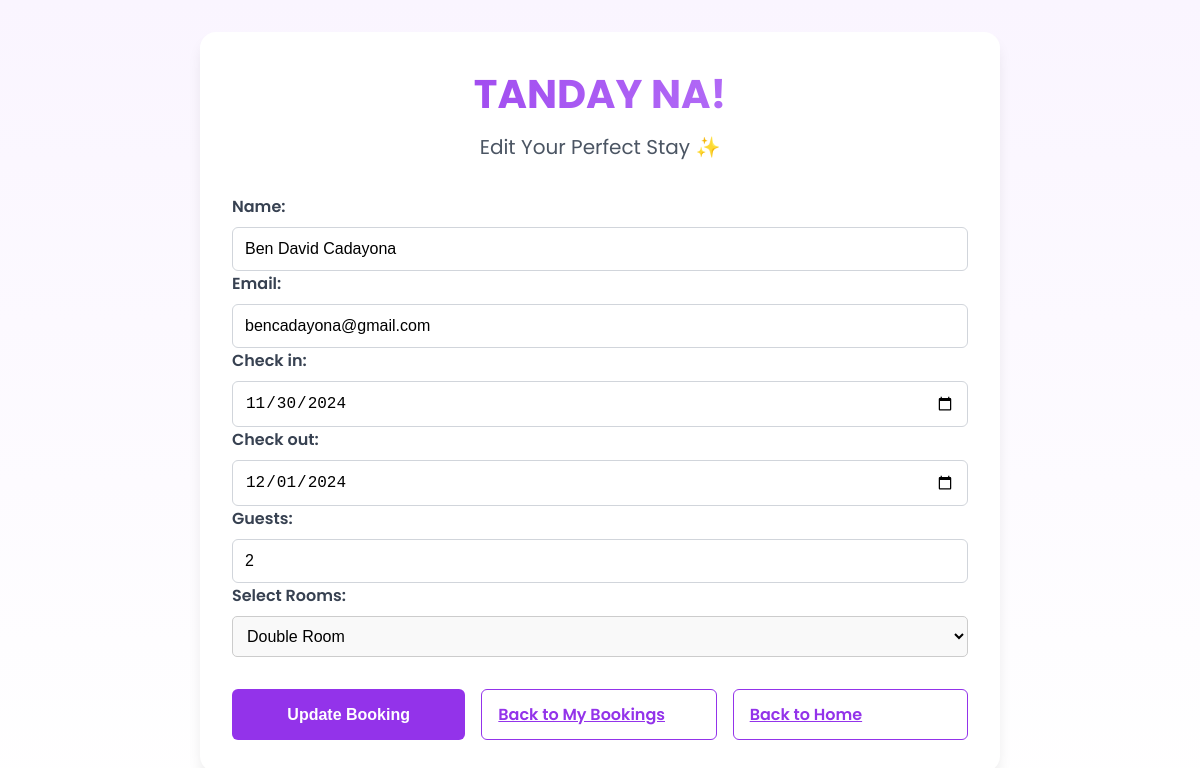
The page /edit_booking/11/ (signed in) on the database as committed earlier.
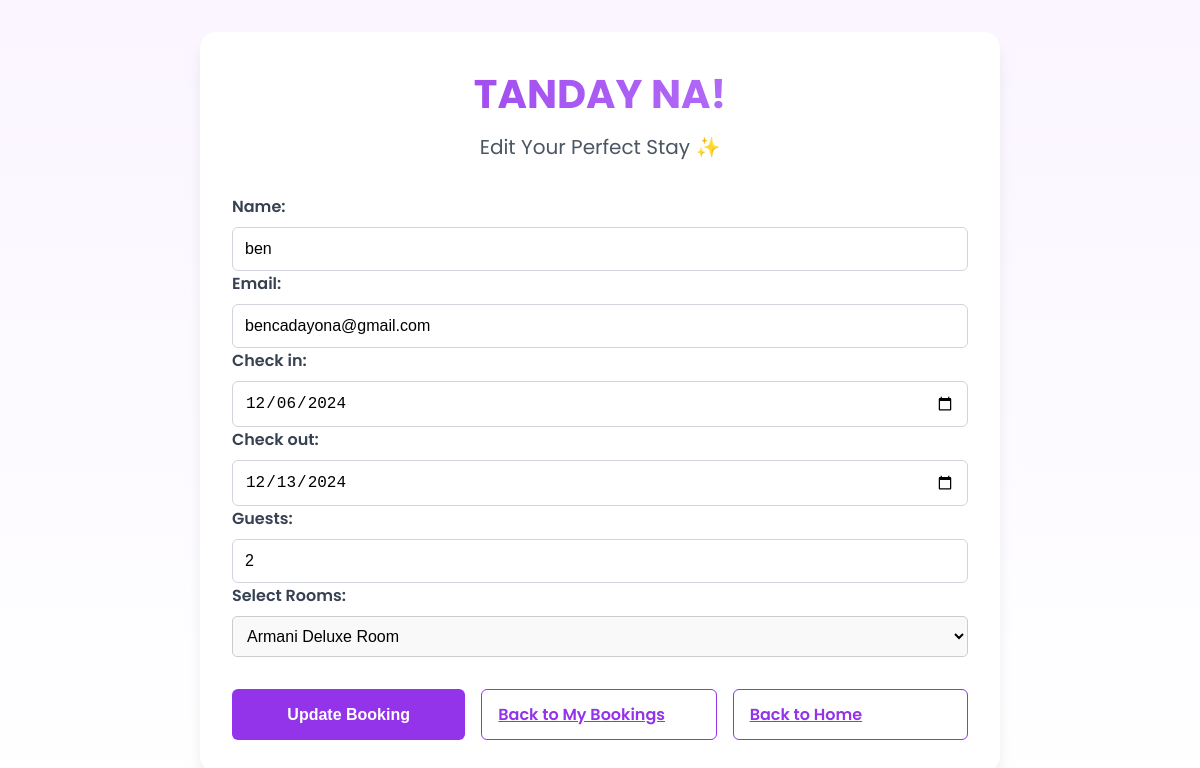
The same page on the database as committed later.
### api/models.py (models this page shows, shortened)
class Booking(models.Model):
    STATUS_CHOICES = [
        ("Pending", "Pending"),
        ("Canceled", "Canceled"),
        ("Accepted", "Accepted"),
        ("Check-in", "Check-in"),
        ("Check-out", "Check-out"),
    ]
    user = models.ForeignKey(User, on_delete=models.CASCADE, null=True, blank=True)
    name = models.CharField(max_length=100)
    email = models.EmailField()
    check_in = models.DateField(null=True, blank=True)
    check_out = models.DateField(null=True, blank=True)
    guests = models.IntegerField()
    room = models.ForeignKey(Rooms, on_delete=models.CASCADE)
    booking_number = models.CharField(max_length=12, editable=False, default=timezone.now().strftime('%Y%m%d%H%M%S') + uuid.uuid4().hex[:14].upper())
    status = models.CharField(max_length=10, choices=STATUS_CHOICES, default="Pending")
    isReviewed = models.BooleanField(default=False)

### api/views.py (the view)
# urls.py: path('edit_booking/<int:booking_id>/', edit_booking, name='edit_booking'),
@login_required
def edit_booking(request, booking_id):
    booking = get_object_or_404(Booking, id=booking_id)
    rooms = Rooms.objects.filter(listing = booking.room.listing)
    if request.method == 'POST':
        form = EditBookingForm(request.POST, instance=booking)
        getroom = request.POST.get('room')
        print('The room id is: ',getroom)
        theRoom = get_object_or_404(Rooms, id=getroom)
        if form.is_valid():
            booking = form.save(commit=False)
            booking.room = theRoom
            booking.save()
            messages.success(request, 'Your booking has been updated successfully!')
            return redirect('my_bookings')  # Redirect to the bookings list page
    else:
        form = EditBookingForm(instance=booking)
    return render(request, 'edit_booking.html', {
        'form': form,
        'booking': booking,
        "rooms":rooms,
    })

### api/forms.py (shortened to what this page needs)
class EditBookingForm(forms.ModelForm):
    class Meta:
        model = Booking
        fields = ['name', 'email', 'check_in', 'check_out', 'guests']
        widgets = {
            'check_in': forms.DateInput(attrs={'type': 'date'}),
            'check_out': forms.DateInput(attrs={'type': 'date'}),
        }

### api/templates/edit_booking.html (shortened to what this page needs)
<!DOCTYPE html>
<html lang="en">
<head>
</head>
<body>
    <div class="card">
        <div class="card-header">
            <h1 class="card-title">TANDAY NA!</h1>
            <p class="card-subtitle">Edit Your Perfect Stay ✨</p>
        </div>
        <form method="POST" action="{% url 'edit_booking' booking.id %}">
            {{ form.as_p }}
            <label for="Rooms">Select Rooms:</label>
            <select name="room" id="room" class="form-select" style="width: 100%; padding: 10px; border-radius: 5px; font-size: 16px; border: 1px solid #ccc; background-color: #f9f9f9;">
                {% for room in rooms %}
                    <option value="{{ room.id }}" style="padding: 10px; font-size: 14px;">
                        {{ room.name }}
                    </option>
                {% endfor %}
            </select>
            <div class="button-group">
                <button type="submit" class="button button-primary">Update Booking</button>
                <a href="{% url 'my_bookings' %}" class="button button-secondary">Back to My Bookings</a>
                <a href="{% url 'home' %}" class="button button-secondary">Back to Home</a>
            </div>
        </form>
    </div>
</body>
</html>

Rows that differ between the two databases and show on the page:
changed Booking "bencadayona@gmail.com": name "Ben David Cadayona" → "ben"; check_in "11/30/2024" → "12/06/2024"; check_out "12/01/2024" → "12/13/2024"
Other text that changed with them:
form field room: "Double Room" → "Armani Deluxe Room"
